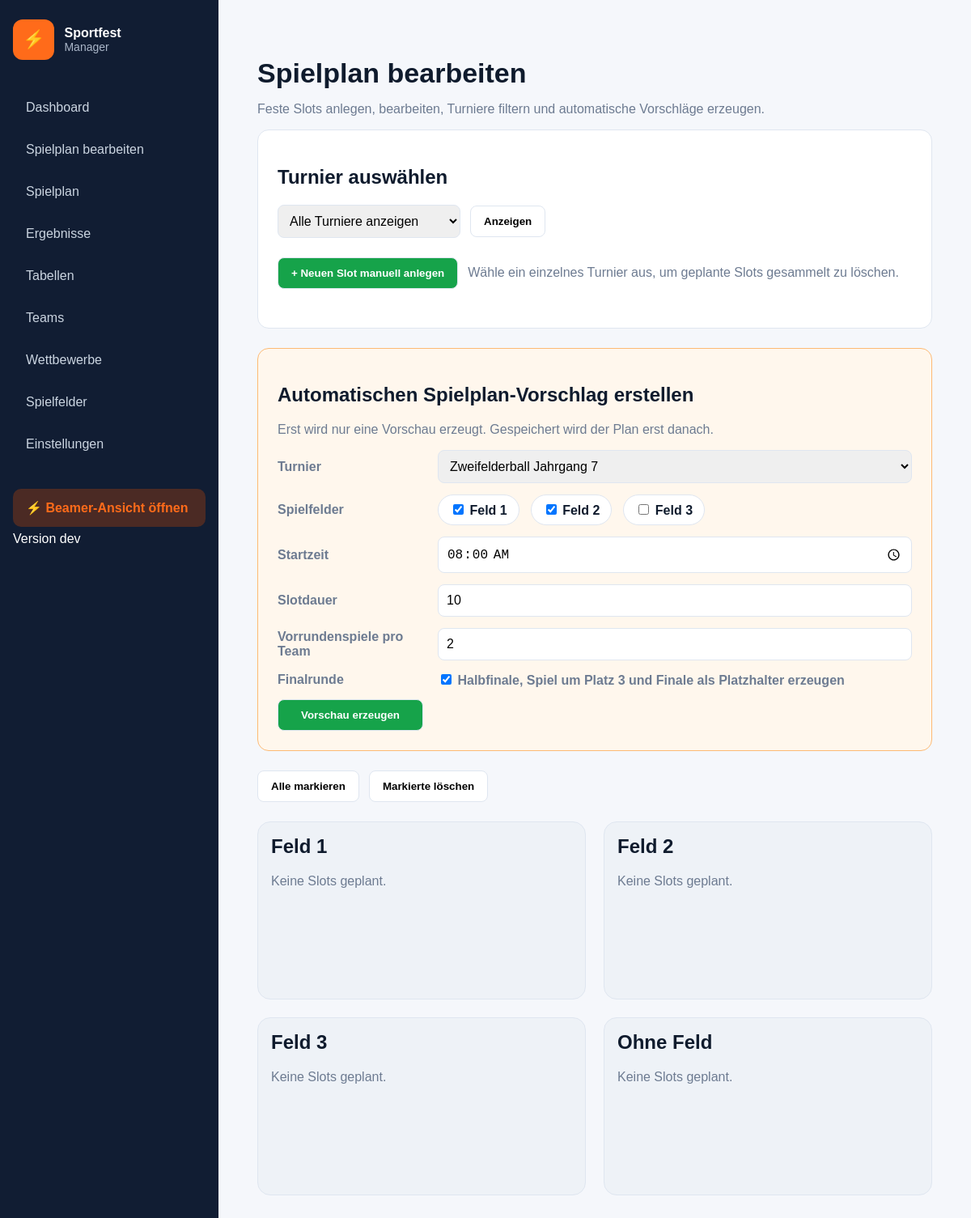
The page /spielplan-bearbeiten on the database its author committed.
### tables this page shows
CREATE TABLE courts (
            id INTEGER PRIMARY KEY AUTOINCREMENT,
            name TEXT NOT NULL UNIQUE,
            sportart TEXT,
            active INTEGER NOT NULL DEFAULT 1
        );

### app/main.py (the view, shortened to what this page needs)
@app.get("/spielplan-bearbeiten")
def spielplan_bearbeiten(request: Request, competition_id: str = ""):
    selected_competition_id = parse_competition_id(competition_id)
    with get_conn() as conn:
        groups = get_slots_grouped_by_court(selected_competition_id)
        competitions = conn.execute("""
            SELECT *
            FROM competitions
            WHERE status != 'archiviert'
            ORDER BY jahrgang, name
        """).fetchall()
        courts = conn.execute("SELECT * FROM courts WHERE active = 1 ORDER BY name").fetchall()
        teams = conn.execute("SELECT * FROM teams WHERE active = 1 ORDER BY jahrgang, name").fetchall()
    ko_hint = None
    can_generate_semifinals = False
    can_generate_finals = False
    return templates.TemplateResponse(
        request=request,
        name="spielplan_bearbeiten.html",
        context={
            "groups": groups,
            "competitions": competitions,
            "courts": courts,
            "teams": teams,
            "selected_competition_id": selected_competition_id,
            "proposed_slots": [],
            "ko_hint": ko_hint,
            "can_generate_semifinals": can_generate_semifinals,
            "can_generate_finals": can_generate_finals,
        }
    )

### app/database.py (called while the page is built)
def get_conn():
    conn = sqlite3.connect(DB_PATH)
    conn.row_factory = sqlite3.Row
    return conn

### app/main.py (called while the page is built)
def get_app_version():
    try:
        with open("/app/VERSION", "r", encoding="utf-8") as version_file:
            return version_file.read().strip()
    except FileNotFoundError:
        return "dev"

def parse_competition_id(value):
    if value in (None, "", "None"):
        return None
    return int(value)

def get_all_slots(competition_id: Optional[int] = None):
    query = """
        SELECT slots.*, c.name AS competition_name, c.sportart, c.jahrgang,
               co.name AS court_name, ta.name AS team_a, tb.name AS team_b
        FROM slots
        JOIN competitions c ON c.id = slots.competition_id
        LEFT JOIN courts co ON co.id = slots.court_id
        LEFT JOIN teams ta ON ta.id = slots.team_a_id
        LEFT JOIN teams tb ON tb.id = slots.team_b_id
        WHERE c.status != 'archiviert'
    """
    params = []
    if competition_id:
        query += " AND slots.competition_id = ?"
        params.append(competition_id)
    query += """
    ORDER BY
        slots.court_id,
        slots.sort_order,
        slots.startzeit,
        slots.id
    """
    with get_conn() as conn:
        return conn.execute(query, params).fetchall()

def get_slots_grouped_by_court(competition_id: Optional[int] = None):
    with get_conn() as conn:
        courts = conn.execute("SELECT * FROM courts WHERE active = 1 ORDER BY name").fetchall()
    slots = get_all_slots(competition_id)
    grouped = {court["id"]: {"court": court, "slots": []} for court in courts}
    without_court = {"court": {"id": "", "name": "Ohne Feld"}, "slots": []}
    for slot in slots:
        if slot["court_id"] in grouped:
            grouped[slot["court_id"]]["slots"].append(slot)
        else:
            without_court["slots"].append(slot)
    return list(grouped.values()) + [without_court]

### app/templates/spielplan_bearbeiten.html (shortened to what this page needs)
{% extends "base.html" %}
{% block content %}
<h1>Spielplan bearbeiten</h1>
<p class="muted">Feste Slots anlegen, bearbeiten, Turniere filtern und automatische Vorschläge erzeugen.</p>
<section class="panel">
    <h2>Turnier auswählen</h2>
    <form method="get" action="/spielplan-bearbeiten" class="filter-row">
        <select name="competition_id">
            <option value="">Alle Turniere anzeigen</option>
        </select>
        <button type="submit">Anzeigen</button>
    </form>
    <div class="toolbar">
        <button type="button" class="green" onclick="openSlotModal()">+ Neuen Slot manuell anlegen</button>
        {% if selected_competition_id %}
        <form method="post"
              action="/competition/{{ selected_competition_id }}/delete-planned-slots"
              onsubmit="return confirm('Alle geplanten Slots dieses Turniers löschen? Laufende und beendete Spiele bleiben erhalten.');">
            <button type="submit">Alle geplanten Slots dieses Turniers löschen</button>
        </form>
        {% else %}
        <span class="muted">Wähle ein einzelnes Turnier aus, um geplante Slots gesammelt zu löschen.</span>
        {% endif %}
    </div>
</section>
<section class="generator-box">
    <h2>Automatischen Spielplan-Vorschlag erstellen</h2>
    <p class="muted">Erst wird nur eine Vorschau erzeugt. Gespeichert wird der Plan erst danach.</p>
    <form method="post" action="/plan-generator/preview" class="generator-grid">
        <label>Turnier</label>
        <select name="competition_id" required>
            {% for c in competitions %}
            <option value="{{ c.id }}" {% if selected_competition_id == c.id %}selected{% endif %}>
                {{ c.name }}
            </option>
            {% endfor %}
        </select>
        <label>Spielfelder</label>
        <div class="court-checkboxes">
            {% for court in courts %}
            <label>
                <input type="checkbox" name="court_ids" value="{{ court.id }}" {% if loop.index <= 2 %}checked{% endif %}>
                {{ court.name }}
            </label>
            {% endfor %}
        </div>
        <label>Startzeit</label>
        <input type="time" name="startzeit" value="08:00" required>
        <label>Slotdauer</label>
        <input type="number" name="slot_minutes" value="10" min="1" required>
        <label>Vorrundenspiele pro Team</label>
        <input type="number" name="games_per_team" value="2" min="1" required>
        <label>Finalrunde</label>
        <label>
            <input type="checkbox" name="include_ko" value="1" checked>
            Halbfinale, Spiel um Platz 3 und Finale als Platzhalter erzeugen
        </label>
        <button class="green" type="submit">Vorschau erzeugen</button>
    </form>
</section>
<form method="post" action="/slots/delete"
      onsubmit="return confirm('Markierte Slots löschen?');">
    <div class="toolbar">
        <button type="button" onclick="toggleAllSlots()">
            Alle markieren
        </button>
        <button type="submit">
            Markierte löschen
        </button>
    </div>
<section class="schedule-board">
    {% for group in groups %}
    <div class="court-column dropzone" data-court-id="{{ group.court.id }}">
        <h2>{{ group.court.name }}</h2>
        {% set last_phase = "" %}
        {% for s in group.slots %}
        {% if s.phase != last_phase %}
            <div class="phase-label">{{ s.phase }}</div>
            {% set last_phase = s.phase %}
        {% endif %}
        <div class="slot-card draggable {{ s.status }}"
             draggable="true"
             data-slot-id="{{ s.id }}"
             data-time="{{ s.startzeit }}">
            <label class="slot-select">
                <input
                    type="checkbox"
                    class="slot-checkbox"
                    name="slot_ids"
                    value="{{ s.id }}"
                    onclick="event.stopPropagation();"
                >
                auswählen
            </label>
            <div class="slot-time">
                <input class="time-input" type="time" value="{{ s.startzeit }}" onclick="event.stopPropagation();">
            </div>
            <div class="slot-type">{{ s.slot_typ }}</div>
            {% if s.slot_typ == "Spiel" %}
                <div class="slot-teams">
                    <strong>{{ s.team_a or "?" }}</strong>
                    <span>
                        {% if s.score_a is not none %}
                            {{ s.score_a }} : {{ s.score_b }}
                        {% else %}
                            vs
                        {% endif %}
                    </span>
                    <strong>{{ s.team_b or "?" }}</strong>
                </div>
            {% else %}
                <div class="slot-teams">
                    <strong>{{ s.slot_typ }}</strong>
                    {% if s.note %}
                        <span>{{ s.note }}</span>
                    {% endif %}
                </div>
            {% endif %}
            <div class="slot-footer">
                <span>{{ s.phase }}{% if s.gruppe %} ({{ s.gruppe }}){% endif %}</span>
                <span class="badge {{ s.status }}">{{ s.status }}</span>
            </div>
            <div class="slot-actions">
                <button type="button"
                        onclick="openEditSlotModal(
                            '{{ s.id }}',
                            '{{ s.competition_id }}',
                            '{{ s.startzeit }}',
                            '{{ s.slot_typ }}',
                            '{{ s.court_id or "" }}',
                            '{{ s.phase }}',
                            '{{ s.gruppe or "" }}',
                            '{{ s.team_a_id or "" }}',
                            '{{ s.team_b_id or "" }}',
                            '{{ s.status }}',
                            '{{ s.note or "" }}'
                        )">
                    Bearbeiten
                </button>
                <form method="post" action="/slot/{{ s.id }}/copy">
                    <button type="submit" onclick="event.stopPropagation();">Kopieren</button>
                </form>
                <form method="post" action="/slot/{{ s.id }}/delete" onsubmit="return confirm('Slot wirklich löschen?');">
                    <button type="submit" onclick="event.stopPropagation();">Löschen</button>
                </form>
            </div>
        </div>
        {% else %}
        <p class="muted">Keine Slots geplant.</p>
        {% endfor %}
    </div>
    {% endfor %}
</section>
</form>
{% endblock %}

### app/static/style.css (style rules this page uses)
:root { --navy: #111d33; --navy2: #1c2e56; --orange: #ff6b1a; --bg: #f5f7fb; --border: #dfe6f0; --text: #0f1b2d; --muted: #6d7b91; --green: #16a34a; --blue: #2563eb; }
* { box-sizing: border-box; }
body { margin: 0; font-family: Arial, sans-serif; background: var(--bg); color: var(--text); }
h1 { font-size: 34px; margin-bottom: 4px; }
.muted { color: var(--muted); }
.stat, .panel, .card, .result-card { background: white; border: 1px solid var(--border); border-radius: 14px; padding: 24px; }
.panel { margin-bottom: 24px; }
input, select { font-size: 16px; padding: 10px; border: 1px solid var(--border); border-radius: 8px; }
button { border: 1px solid var(--border); border-radius: 8px; padding: 11px 16px; background: white; font-weight: bold; cursor: pointer; }
button.green { background: var(--green); color: white; }
.schedule-board { display: grid; grid-template-columns: repeat(auto-fit, minmax(320px, 1fr)); gap: 22px; align-items: start; }
.court-column { background: #eef2f7; border: 1px solid var(--border); border-radius: 16px; padding: 16px; min-height: 220px; }
.court-column h2 { margin-top: 0; }

### app/templates/spielplan_bearbeiten.html (style rules this page uses)
.generator-box { background: #fff7ed; border: 1px solid #fdba74; border-radius: 14px; padding: 24px; margin-bottom: 24px; }
.generator-grid { display: grid; grid-template-columns: 180px 1fr; gap: 14px 18px; align-items: center; }
.generator-grid label { font-weight: bold; color: var(--muted); }
.court-checkboxes { display: flex; gap: 14px; flex-wrap: wrap; }
.court-checkboxes label { background: white; border: 1px solid var(--border); border-radius: 999px; padding: 8px 14px; color: var(--text); }
.filter-row { display: flex; gap: 12px; align-items: center; margin-bottom: 24px; flex-wrap: wrap; }
.toolbar { display: flex; gap: 12px; align-items: center; flex-wrap: wrap; margin-bottom: 24px; }

### rows shown on the page
courts: name "Feld 1", court.name "Feld 1"
courts: name "Feld 2", court.name "Feld 2"
courts: name "Feld 3", court.name "Feld 3"

### other values the page prints
{{ app_version() }} "dev"
{{ group.court.name }} "Ohne Feld"
form field competition_id "Zweifelderball Jahrgang 7"
